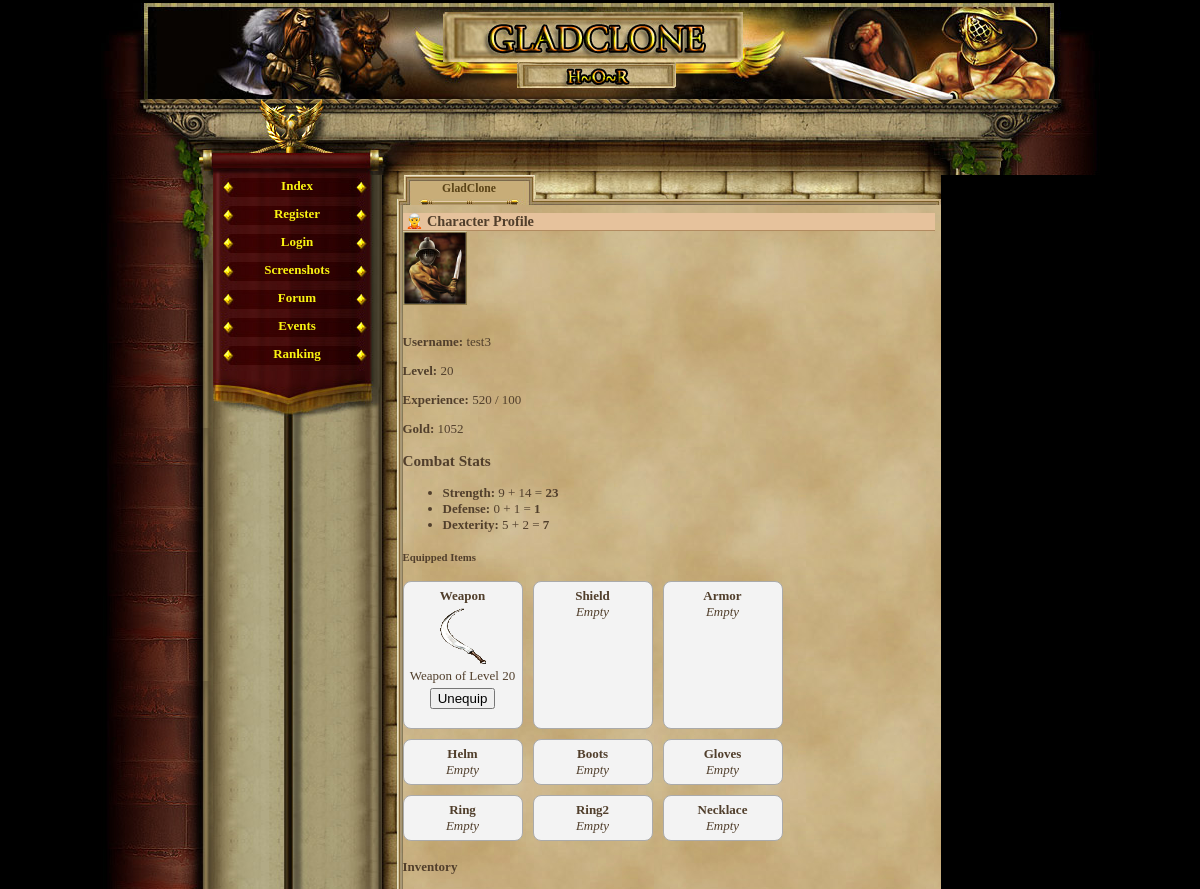
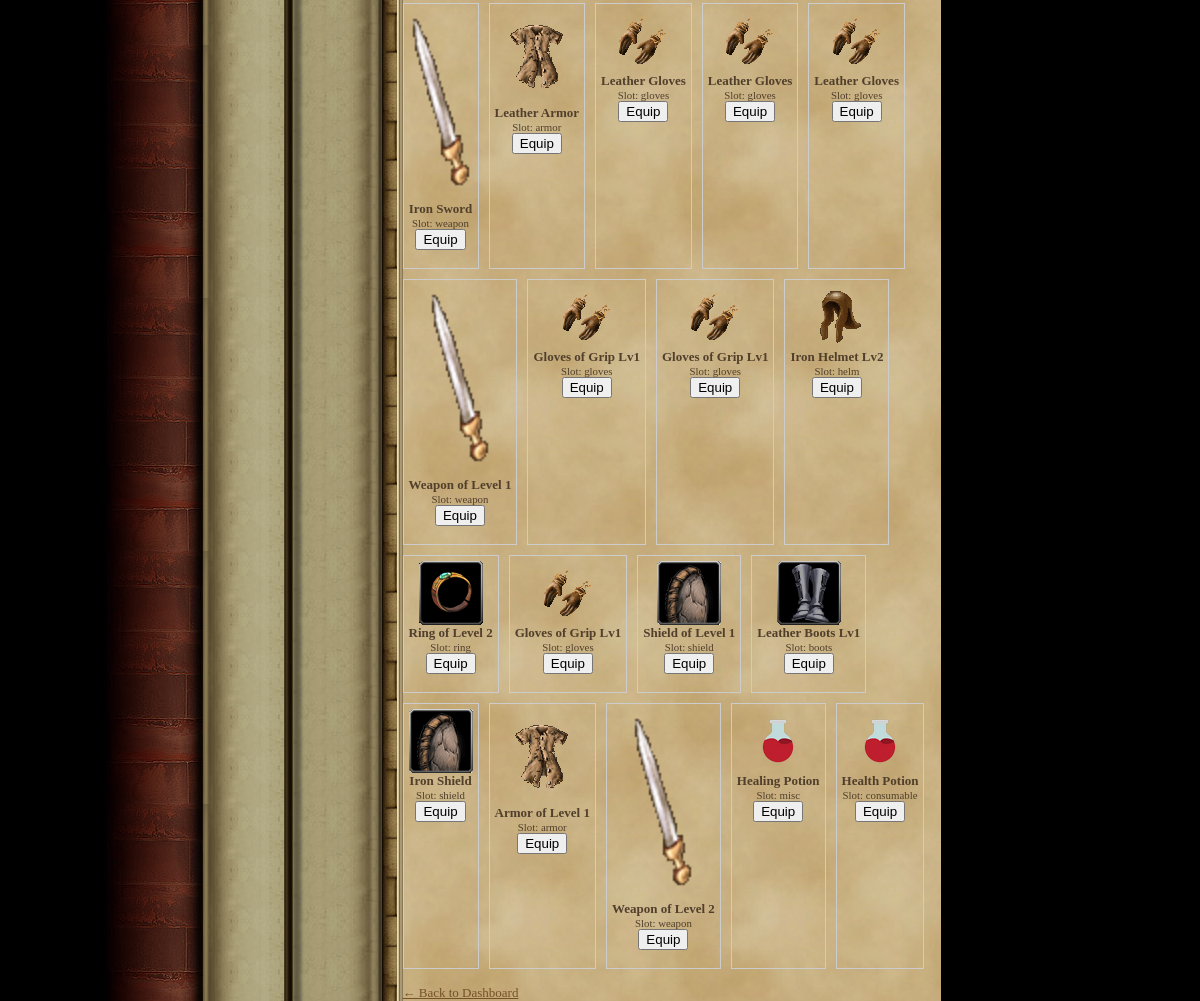
The page /character_profile.php (signed in) on the database as committed earlier (2 pictures, top to bottom).
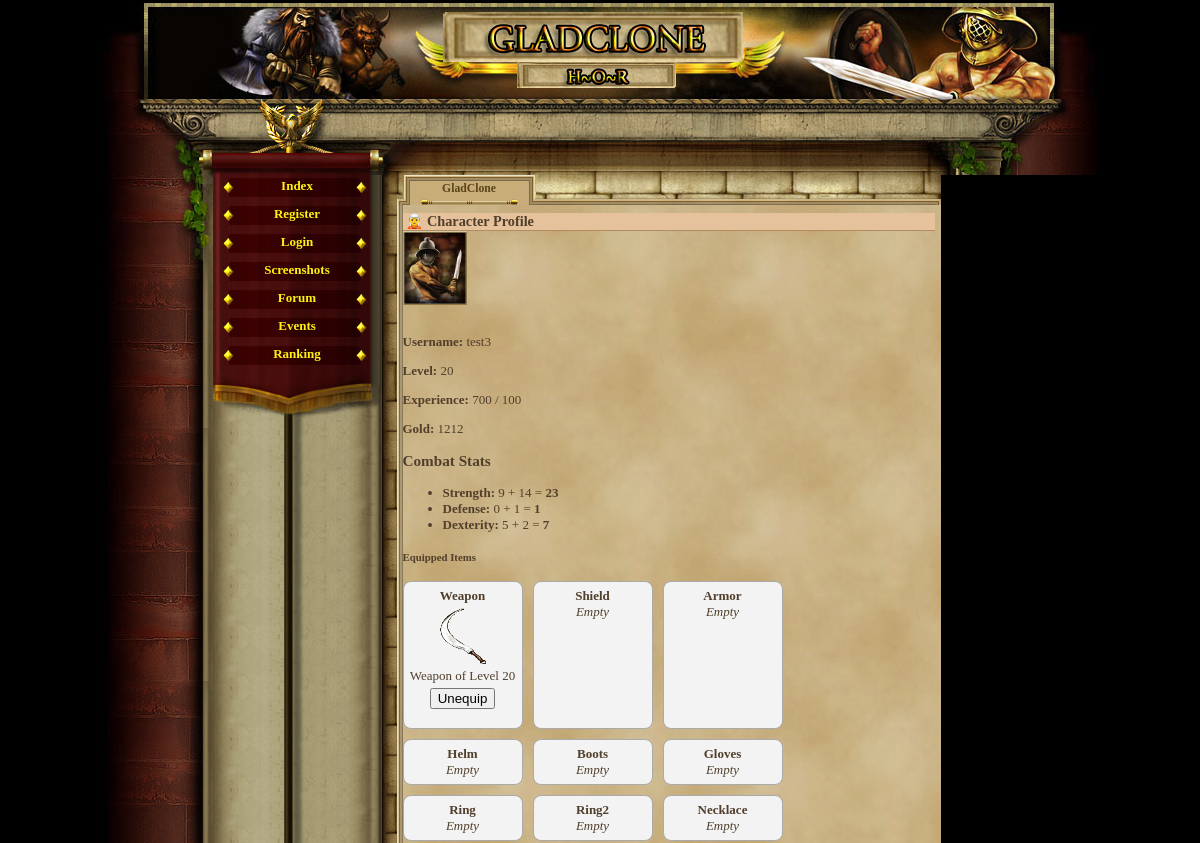
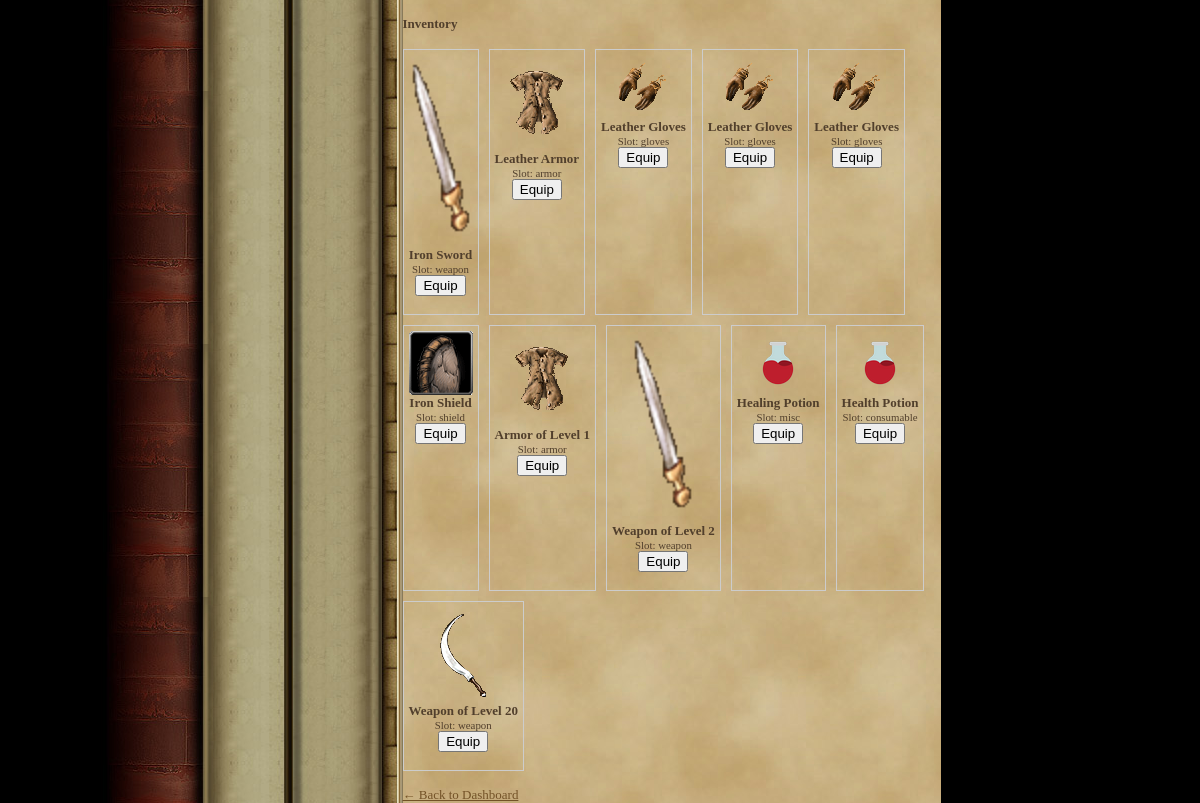
The same page on the database as committed later (2 pictures, top to bottom).
### tables this page shows
CREATE TABLE `gracze` (
  `id` int(11) NOT NULL AUTO_INCREMENT,
  `gracz` int(11) NOT NULL DEFAULT '0',
  `login` varchar(24) NOT NULL,
  `haslo` varchar(40) NOT NULL,
  `email` varchar(40) NOT NULL,
  `plec` tinyint(4) NOT NULL DEFAULT '0',
  `avatar` tinyint(4) NOT NULL DEFAULT '1',
  `pregunta` text NOT NULL,
  `respuesta` text NOT NULL,
  `rank` int(1) NOT NULL DEFAULT '1',
  `nivel` int(1) NOT NULL DEFAULT '1',
  `exp` int(1) NOT NULL DEFAULT '0',
  `exp_max` int(1) NOT NULL DEFAULT '10',
  `honor` int(1) NOT NULL DEFAULT '0',
  `fama` int(1) NOT NULL DEFAULT '0',
  `victorias` int(1) NOT NULL DEFAULT '0',
  `perdidas` int(1) NOT NULL DEFAULT '0',
  `oro_robado` int(1) NOT NULL DEFAULT '0',
  `oro_perdido` int(1) NOT NULL DEFAULT '0',
  `atak` int(5) NOT NULL DEFAULT '0',
  `obrona` int(3) NOT NULL DEFAULT '0',
  `sila` int(1) NOT NULL DEFAULT '5',
  `sila_i` int(1) NOT NULL DEFAULT '0',
  `sila_max` int(1) NOT NULL DEFAULT '10',
  `zrecznosc` int(1) NOT NULL DEFAULT '5',
  `zrecznosc_i` int(1) NOT NULL DEFAULT '0',
  `zrecznosc_max` int(1) NOT NULL DEFAULT '10',
  `wyrzymalosc` int(1) NOT NULL DEFAULT '5',
  `wyrzymalosc_i` int(1) NOT NULL DEFAULT '0',
  `wyrzymalosc_max` int(1) NOT NULL DEFAULT '10',
  `constitucion` int(1) NOT NULL DEFAULT '5',
  `constitucion_i` int(1) NOT NULL DEFAULT '0',
  `constitucion_max` int(1) NOT NULL DEFAULT '10',
  `carisma` int(1) NOT NULL DEFAULT '5',
  `carisma_i` int(1) NOT NULL DEFAULT '0',
  `carisma_max` int(1) NOT NULL DEFAULT '10',
  `inteligencja` int(1) NOT NULL DEFAULT '5',
  `inteligencja_i` int(1) NOT NULL DEFAULT '0',
  `inteligencja_max` int(1) NOT NULL DEFAULT '10',
  `mdchance` int(1) NOT NULL DEFAULT '0',
  `dhchance` int(1) NOT NULL DEFAULT '0',
  `ctchance` int(1) NOT NULL DEFAULT '0',
  `zycie` int(100) NOT NULL DEFAULT '100',
  `zycie_max` int(100) NOT NULL DEFAULT '100',
  `obrazenia_min` int(1) NOT NULL DEFAULT '0',
  `obrazenia_max` int(3) NOT NULL DEFAULT '2',
  `zloto` int(100) NOT NULL DEFAULT '150',
  `zloto_skarbiec` int(11) NOT NULL,
  `punkty` int(11) NOT NULL,
  `pracuje` int(11) NOT NULL,
  `ostatnia_walka_pvp` int(11) NOT NULL,
  `ostatnia_walka_pvc` int(11) NOT NULL,
  `ostatnio_zregenerowano` int(11) NOT NULL,
  `titulo` varchar(24) NOT NULL DEFAULT 'Newbie',
  `arena_level` int(11) NOT NULL,
  `rubies` int(11) NOT NULL DEFAULT '0',
  `centurion_time` int(11) NOT NULL,
  `reportes` int(1) NOT NULL DEFAULT '0',
  `mensajes` int(1) NOT NULL DEFAULT '0',
  `noticias` int(1) NOT NULL DEFAULT '0',
  `bendicion1_type` int(11) NOT NULL,
  `bendicion1_time` int(11) NOT NULL,
  `bendicion2_type` int(11) NOT NULL,
  `bendicion2_time` int(11) NOT NULL,
  `bendicion3_type` int(11) NOT NULL,
  `bendicion3_time` int(11) NOT NULL,
  `bendicion4_type` int(11) NOT NULL,
  `bendicion4_time` int(11) NOT NULL,
  `ostatnia_aktywnosc` int(11) NOT NULL DEFAULT '0',
  `username_locked` tinyint(1) NOT NULL DEFAULT '0',
  `lock_login` tinyint(1) NOT NULL DEFAULT '0',
  PRIMARY KEY (`id`),
  UNIQUE KEY `login` (`login`)
);

CREATE TABLE `player_items` (
  `id` int(11) NOT NULL AUTO_INCREMENT,
  `player_id` int(11) NOT NULL,
  `item_id` int(11) NOT NULL,
  `quantity` int(11) NOT NULL DEFAULT '1',
  `equipped` tinyint(1) NOT NULL DEFAULT '0',
  `position` int(11) NOT NULL DEFAULT '0',
  PRIMARY KEY (`id`),
  KEY `player_id` (`player_id`),
  KEY `item_id` (`item_id`),
  CONSTRAINT `player_items_ibfk_1` FOREIGN KEY (`player_id`) REFERENCES `gracze` (`id`),
  CONSTRAINT `player_items_ibfk_2` FOREIGN KEY (`item_id`) REFERENCES `items` (`id`)
);

CREATE TABLE `items` (
  `id` int(11) NOT NULL AUTO_INCREMENT,
  `name` varchar(50) NOT NULL,
  `description` text,
  `type` varchar(20) NOT NULL,
  `attack_bonus` int(11) DEFAULT '0',
  `defense_bonus` int(11) DEFAULT '0',
  `sell_value` int(11) NOT NULL DEFAULT '10',
  `value` int(11) NOT NULL DEFAULT '0',
  `price` int(11) NOT NULL DEFAULT '0',
  `image` varchar(255) DEFAULT 'default.png',
  `slot` varchar(20) NOT NULL DEFAULT 'misc',
  `dex_bonus` int(11) DEFAULT '0',
  `level_required` int(11) DEFAULT '1',
  PRIMARY KEY (`id`)
);

### character_profile.php (the view, shortened to what this page needs)
<?php
require_once('var/ustawienia.php');
require_once('gora_strony.php');
require_once('menu_l.php');
$player_id = $_SESSION['id'];
$stmt = $conn->prepare("SELECT login, nivel, exp, exp_max, zloto, sila, obrona, zrecznosc, avatar FROM gracze WHERE id = ?");
$stmt->bind_param("i", $player_id);
$stmt->execute();
$result = $stmt->get_result();
$player = $result->fetch_assoc();
$avatar_img = "avatars/avatar" . intval($player['avatar']) . ".gif";
$sql_bonus = "SELECT
    SUM(items.attack_bonus) AS bonus_sila,
    SUM(items.defense_bonus) AS bonus_obrona,
    SUM(items.dex_bonus) AS bonus_zrecznosc
FROM player_items
JOIN items ON player_items.item_id = items.id
WHERE player_items.player_id = ? AND player_items.equipped = 1";
$stmt_bonus = $conn->prepare($sql_bonus);
$stmt_bonus->bind_param("i", $player_id);
$stmt_bonus->execute();
$result_bonus = $stmt_bonus->get_result();
$bonus = $result_bonus->fetch_assoc();
$bonus_sila = $bonus['bonus_sila'] ?? 0;
$bonus_obrona = $bonus['bonus_obrona'] ?? 0;
$bonus_zrecznosc = $bonus['bonus_zrecznosc'] ?? 0;
$sql_equipped = "SELECT player_items.id AS player_item_id, items.name, items.image, items.type, items.description, items.slot
                 FROM player_items
                 JOIN items ON player_items.item_id = items.id
                 WHERE player_items.player_id = ? AND player_items.equipped = 1";
$stmt_eq = $conn->prepare($sql_equipped);
$stmt_eq->bind_param("i", $player_id);
$stmt_eq->execute();
$result_eq = $stmt_eq->get_result();
$equipped_items = [];
while ($item = $result_eq->fetch_assoc()) {
    $slot = $item['slot'];
    $equipped_items[$slot] = $item;
}
$total_sila = $player['sila'] + $bonus_sila;
$total_obrona = $player['obrona'] + $bonus_obrona;
$total_zrecznosc = $player['zrecznosc'] + $bonus_zrecznosc;
?>
<h2>🧝 Character Profile</h2>
<img src="<?= $avatar_img ?>" width="64" alt="Avatar"><br><br>
<p><strong>Username:</strong> <?= htmlspecialchars($player['login']) ?></p>
<p><strong>Level:</strong> <?= $player['nivel'] ?></p>
<p><strong>Experience:</strong> <?= $player['exp'] ?> / <?= $player['exp_max'] ?></p>
<p><strong>Gold:</strong> <?= $player['zloto'] ?></p>
<h3>Combat Stats</h3>
<ul>
    <li><strong>Strength:</strong> <?= $player['sila'] ?> + <?= $bonus_sila ?> = <strong><?= $total_sila ?></strong></li>
    <li><strong>Defense:</strong> <?= $player['obrona'] ?> + <?= $bonus_obrona ?> = <strong><?= $total_obrona ?></strong></li>
    <li><strong>Dexterity:</strong> <?= $player['zrecznosc'] ?> + <?= $bonus_zrecznosc ?> = <strong><?= $total_zrecznosc ?></strong></li>
</ul>
<h5>Equipped Items</h5>
<div class="equip-grid">
    <?php
    $slots = ['weapon', 'shield', 'armor', 'helm', 'boots', 'gloves', 'ring', 'ring2', 'necklace'];
    foreach ($slots as $slot_name):
        $item = $equipped_items[$slot_name] ?? null;
    ?>
    <div class="equip-slot">
        <strong><?= ucfirst($slot_name) ?></strong><br>
        <?php if ($item): ?>
            <img src="items/MORE/<?= htmlspecialchars($item['image']) ?>" alt="<?= htmlspecialchars($item['name']) ?>"><br>
            <?= htmlspecialchars($item['name']) ?>
            <form method="GET" action="unequip_item.php" style="margin-top: 4px;">
                <button type="submit">Unequip</button>
            </form>
        <?php else: ?>
            <em>Empty</em>
        <?php endif; ?>
    </div>
    <?php endforeach; ?>
</div>
<h4>Inventory</h4>
<div style="display: flex; flex-wrap: wrap; gap: 10px;">
<?php
$sql_inventory = "SELECT pi.id AS player_item_id, i.name, i.image, i.slot
                  FROM player_items pi
                  JOIN items i ON pi.item_id = i.id
                  WHERE pi.player_id = ? AND pi.equipped = 0";
$stmt_inv = $conn->prepare($sql_inventory);
$stmt_inv->bind_param("i", $player_id);
$stmt_inv->execute();
$result_inv = $stmt_inv->get_result();
while ($item = $result_inv->fetch_assoc()):
?>
    <div style="text-align: center; border: 1px solid #ccc; padding: 5px;">
        <img src="items/<?= htmlspecialchars($item['image']) ?>" width="64"><br>
        <strong><?= htmlspecialchars($item['name']) ?></strong><br>
        <small>Slot: <?= htmlspecialchars($item['slot']) ?></small><br>
        <form method="POST" action="equip_item.php">
            <button type="submit">Equip</button>
        </form>
    </div>
<?php endwhile; ?>
</div>
<br><a href="index.php">← Back to Dashboard</a>

### gora_strony.php (shortened to what this page needs)
<html>
	<head>
				<link href="game_05.css" rel="stylesheet" type="text/css" media="screen" />				<style type=text/css></style>
	</head>
<body ><div id="container">
	<div id="header"></div>
	<div id="charvalues_leer">
		<div style="position:relative; left:380px; top:22px; width:500px; height:45px;">
			<div style="position:absolute; width:150px; height:45px; left:0px; top:0px;">
			</div>
			<div style="position:absolute; width:150px; height:45px; left:153px;">
			</div>
			<div style="position:absolute; width:150px; height:45px; left:298px;">
			</div>
		</div>
	</div>
	<div id="main">
		<table cellspacing="0" cellpadding="0" height="100%" border="0">
			<tr height="100%">
				<td height="100%" valign="top" id="leftblock_middle">
					<div id="leftblock_top"></div>
				</td>

### menu_l.php
<?php
         if(empty($_SESSION['user'])){
             echo '
              <td valign="top" id="mainmenu">
                 <a class = "menuitem_aktive" href="index.php" title="Index" target="_self">Index</a>
                 <a class = "menuitem_aktive" href="rejestracja.php" title="Register" target="_self">Register</a>
                 <a class = "menuitem_aktive" href="logowanie.php" title="Login" target="_self">Login</a>
                 <a class = "menuitem_aktive" href="screenshot.php" title="Screenshots" target="_self">Screenshots</a>
                 <a class = "menuitem_aktive" href="" title="Forum" target="_self">Forum</a>
                 <a class = "menuitem_aktive" href="" title="Events" target="_self">Events</a>
                 <a class = "menuitem_aktive" href="ranking2.php" title="Ranking" target="_self">Ranking</a>
             ';
         } else {
             echo '              <td valign="top" id="mainmenu">
                 <a class = "menuitem_aktive" href="konto.php" title="User" target="_self">User</a>
			 ';
         }
        ?>
          	<div id="menufooter"></div>
				</td>
				<td id="contentBox" valign="top">
					<table cellspacing="0" cellpadding="0" height="100%" width="100%" border="0">
						<tr style="height:30px;">
							<td id="corner1"></td>
							<td><div class="tab_aktive" ><span>GladClone</span></div>
							<div class="tab_empty" style="background-image:url(img/interface/reiter_c2.jpg);"></div>
							<div class="tab_empty" style="background-image:url(img/interface/reiter_c3.jpg);"></div>
						      <div class="tab_empty" style="background-image:url(img/interface/reiter_c4.jpg);"></div></td>
							<td id="corner2"></td>
						</tr>
						<tr style="height:100%;">
							<td class="border_left"></td>
							<td id="content">

### game_05.css (style rules this page uses)
body, html { margin: 0; padding: 0; font-family:"Palatino Linotype", "Times New Roman", Times, serif; text-align: center; color: #513F2C; background-color: #000; font-size:16px; }
table { font-size:13px; }
h2 { text-align:left; border-bottom:1px solid #b28b60; color:#513F2C; background-color:#e6c29c; margin:8px 0px 0px 0px; padding-left:3px; font-size:1.1em; }
#container { margin: auto; width: 999px; height: 100%; text-align: left; }
#header { margin-top:3px; height: 96px; background-image:url(img/interface/header.jpg); }
#charvalues_leer { height: 76px; background-image:url(img/interface/statusbalken_leer.jpg); }
#main { width: 999px; height:710px; text-align: left; }
a { -moz-user-focus: none; -moz-outline: none; outline: none; }
#leftblock_top { background-image:url(img/interface/pflanze_l.jpg); width:112px; height:135px; }
#leftblock_middle { width:112px; background-image:url(img/interface/bg_l_b.jpg); background-repeat: repeat-y; }
#mainmenu { background-image:url(img/interface/wand_bg_2.jpg); background-repeat:repeat-y; height:100%; }
.menuitem_aktive { display:block; text-align:center; background-image:url(img/interface/navi_b.jpg); width:169px; height:25px; color: #FAF311; text-decoration: none; padding-top:3px; font-weight:bold; }
#menufooter { background-image:url(img/interface/navi_abschluss.jpg); width:169px; height:51px; }
#contentBox { width:559px; height:100%; background-image:url(img/interface/papierus.jpg); background-repeat:repeat; }
#content { height:560px; vertical-align:top; }
#content a { color:#735227; }
#corner1 { background-image:url(img/interface/papier_ecke_l.jpg); width:21px; height:30px; }
#corner2 { background-image:url(img/interface/papier_ecke_r.jpg); width:6px; height:30px; }
.border_left { background-image:url(img/interface/papier_rahmen_l.jpg); background-repeat:repeat-y; }
.tab_empty { text-align:center; float:left; background-position:top left; background-repeat:no-repeat; height: 30px; width: 133px; }
.tab_aktive { text-align:center; float:left; background-image:url(img/interface/reiter_a.jpg); background-position:top left; background-repeat:no-repeat; height: 30px; width: 133px; }
.tab_aktive span { position: relative; top:7px; color: #5A4317; font-size:0.9em; text-decoration: none; font-weight:bold; }

### character_profile.php (style rules this page uses)
.equip-grid { display: grid; grid-template-columns: repeat(3, 120px); gap: 10px; margin-bottom: 10px; }
.equip-slot { text-align: center; padding: 6px; border: 1px solid #aaa; border-radius: 8px; background-color: #f3f3f3; }
.equip-slot img { width: 64px; height: 64px; }

Rows that differ between the two databases and show on the page:
removed player_items: item.image (picture), item.name "Weapon of Level 1", item.slot "weapon", shown under "Inventory"
removed player_items: item.image (picture), item.name "Gloves of Grip Lv1", item.slot "gloves", shown under "Inventory"
removed player_items: item.image (picture), item.name "Gloves of Grip Lv1", item.slot "gloves", shown under "Inventory"
removed player_items: item.image (picture), item.name "Iron Helmet Lv2", item.slot "helm", shown under "Inventory"
removed player_items: item.image (picture), item.name "Ring of Level 2", item.slot "ring", shown under "Inventory"
removed player_items: item.image (picture), item.name "Gloves of Grip Lv1", item.slot "gloves", shown under "Inventory"
removed player_items: item.image (picture), item.name "Shield of Level 1", item.slot "shield", shown under "Inventory"
removed player_items: item.image (picture), item.name "Leather Boots Lv1", item.slot "boots", shown under "Inventory"
changed gracze "test3": exp "520" → "700"; zloto "1052" → "1212"
added player_items: item.image (picture), item.name "Weapon of Level 20", item.slot "weapon", shown under "Inventory"
